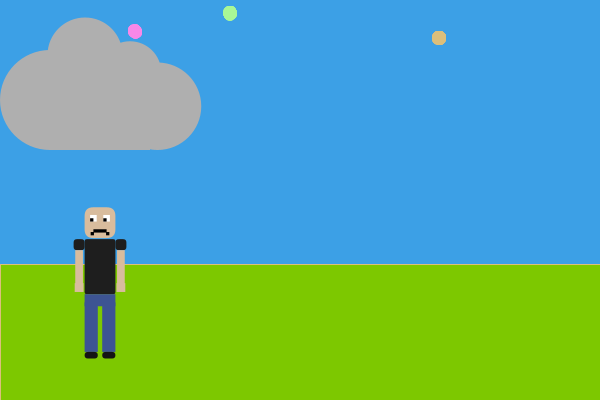
Frame 1 (no input)
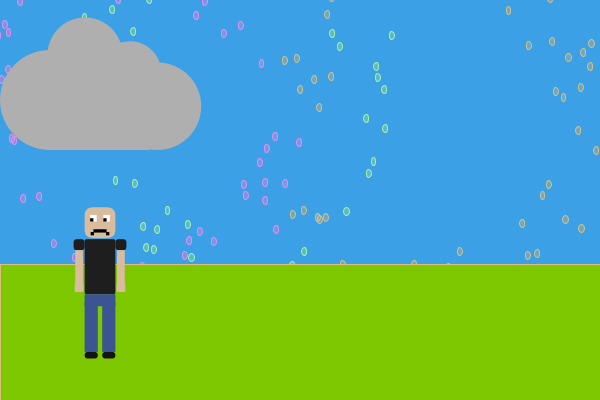
Frame 60 (the mouse pressed at the canvas centre just before this capture)
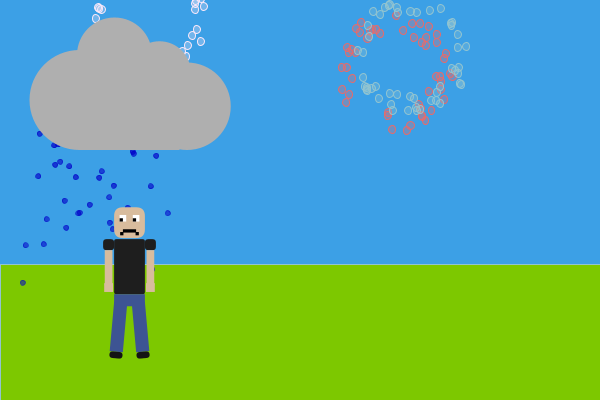
Frame 120 (the mouse held since frame 60 and released just before this capture)

The Processing sketch that drew these frames (run headless with seeded random() and noise(); from frame 60 on, the mouse is pressed at the canvas centre):

// Processing sketch: Master_With_Fireworks
// ── Master_With_Fireworks.pde
ArrayList particles;
int LIFESPAN = 160;
float x, dx;
PVector acceleration =  new PVector(0, 0.025);
PVector Gloc, Bloc;
PVector Gdir, Bdir;
float G_legL, G_legR, B_legL, B_legR, speed;

boolean GlegL_right = true;
boolean GlegR_right = false;
boolean BlegL_right = true;
boolean BlegR_right = false;
boolean happy = false;
boolean animateOn = false;

//For Fireworks
FWsystem fireW1,fireW2,fireW3;
color sysColor;

void setup() 
{
  size(600, 400);
  x = 100;
  
  Gloc = new PVector(width*.9,height/2);
  Gdir = new PVector(-1,0);
  G_legL=0;
  G_legR=0;
  
  Bloc = new PVector(x,height/1.5);
  Bdir = new PVector(-1,0);
  B_legL=0;
  B_legR=0;
  
  speed = 1;
 
 
  stroke(0);
  fill(150);
  smooth();
  particles = new ArrayList();
  
  //Particle systems for each firework
  fireW1 = new FWsystem(50, new PVector(random(20, width*.33), random(height*.3)));
  fireW2 = new FWsystem(50, new PVector(random(width*.33, width*.66), random(height*.3)));
  fireW3 = new FWsystem(50, new PVector(random(width*.66, width-20), random(height*.3)));
}
 
void draw() 
{
  background(60,160,230);
  
  fireW1.run();  
  fireW2.run();
  fireW3.run();
  
  if (fireW1.dead())
  {
    fireW1 = new FWsystem(50, new PVector(random(20, width*.33), random(height*.3)));
    fireW2 = new FWsystem(50, new PVector(random(width*.33, width*.66), random(height*.3)));
    fireW3 = new FWsystem(50, new PVector(random(width*.66, width-20), random(height*.3)));
  }
  
  fill(125,200,0);
  rect(0,height*.66,width,height/2);
  
  particles.add(new Particle(new PVector(x,50)));
  for (int i = particles.size()-1; i >= 0; i--) 
  {
    Particle p = (Particle)particles.get(i);
    if(!p.exist()) 
    {
      particles.remove(i);
    }
  }
  fill(128);
  stroke(128);
  drawCloud(x,100); // CHANGE CLOUD
  
  update();

  drawBoy_sad();
  if(animateOn)
  {
    animateBoy();
  }
}


void mousePressed()
{
  dx = 0.5;
  animateOn = !animateOn;
}


//===================FUNCTIONS=====================================
void update()
{
  x += dx;
  if(x > width-100 || x < 100)
  {
    dx = -dx;
  } 
}


void drawCloud(float x, float y)
{
  pushMatrix();
  translate(x, y);
  noStroke();
  fill(175);
  ellipse(-50, 0, 100, 100); // leftmost
  ellipse(-15, -45, 75, 75); // left upper
  ellipse(30, -27.5, 62.5, 62.5);
  ellipse(57.5, 6.25, 87.5, 87.5);
  rect(-50, 0, 100, 50);
  rect(-5, -25, 25, 25);
  popMatrix();
}


void drawGirl()
{
 noStroke();

  pushMatrix();
    translate(Gloc.x,Gloc.y);
    scale(2);
    rectMode(CENTER);
      //HAIR part 1
      fill(#5A4E38);
      rect(0,-40,32,31,5);
      //BODY
      fill(#FFA0FE);//pink
      rect(0,0,28,50);
      //HEAD
      fill(#D8BC9D);//skin tone
      rect(0,-40,28,28,8);
      //EYES
      fill(255);
      rect(-6,-44,6,6);
      rect(6,-44,6,6);
      fill(0);
      rect(-7.5,-45.5,3,3);
      rect(4.5,-45.5,3,3);
      //MOUTH
      rect(0,-32.5,12,3);
      rect(-7,-35,3,3);
      rect(7,-35,3,3);
      //ARMs
      fill(#FFA0FE);//pink
      rectMode(CORNER);
        rect(14,-25,10,10,3);
        rect(-24,-25,10,10,3);
        fill(#D8BC9D);
        rect(15.5,-15,7,32);
        rect(-22.5,-15,7,32);
        rect(15,15,8,8);
        rect(-23,15,8,8);
      //LEGS
      fill(#3D5493);//navy blue
      rect(-14,25,28,11);
    
      //LEFT LEG-----------
      pushMatrix();
        translate(-8,32.5);
        rotate(G_legL);
        quad(-6.1,0,6,0,2,45,-4,45);
        fill(20);
        rect(-4,45,10,6,6);
      popMatrix();
      //RIGHT LEG----------
      pushMatrix();
        translate(8,32.5);
        rotate(G_legR);
        fill(#3D5493);
        quad(-6,0,6.1,0,2,45,-4,45);
        fill(20);
        rect(-4,45,10,6,6);
      popMatrix();
      
      //HAIR part 2
      pushMatrix();
        translate(0,-40);
        fill(#5A4E38);
        rectMode(CORNER);
        rect(-13,-14,28,2);
        rect(-14,-13,2,5);
        rect(-12,-13,2,4);
        rect(-10,-13,2,2);
        rect(14,-13,2,5);
        rect(12,-13,2,4);
        rect(10,-13,2,2);
        //hair below head
        rect(-16,12.5,1,15);
        rect(-15,13.5,1,16);
        rect(-14,13.5,1,17);
        rect(-13,13.5,1,18);
        rect(-12,13.5,1,17);
        rect(-11,13.5,1,16);
        rect(-10,13.5,1,15);
        rect(15,12.5,1,15);
        rect(14,13.5,1,16);
        rect(13,13.5,1,17);
        rect(12,13.5,1,18);
        rect(11,13.5,1,17);
        rect(10,13.5,1,16);
        rect(9,13.5,1,15);
      popMatrix();
popMatrix();
}


void drawBoy_sad()
{
 noStroke();

  pushMatrix();
    translate(Bloc.x,Bloc.y);
    scale(1.1);
    rectMode(CENTER);
      //BODY
      fill(30);//black
      rect(0,0,28,50,2);
      //HEAD
      fill(#D8BC9D);//skin tone
      rect(0,-40,28,28,8);
      //EYES
      fill(255);
      rect(-6,-44,6,6);
      rect(6,-44,6,6);
      fill(0);
      rect(-7.5,-42.5,3,3);
      rect(4.5,-42.5,3,3);
      //MOUTH
      rect(0,-32.5,12,3);
      rect(-7,-30,3,3);
      rect(7,-30,3,3);
      //ARMs
      fill(30);//black
      rectMode(CORNER);
        rect(14,-25,10,10,3);
        rect(-24,-25,10,10,3);
        fill(#D8BC9D);
        rect(15.5,-15,7,32);
        rect(-22.5,-15,7,32);
        rect(15,15,8,8);
        rect(-23,15,8,8);
      //LEGS
      fill(#3D5493);//navy blue
      rect(-14,25,28,11);
    
      //LEFT LEG-----------
      pushMatrix();
        translate(-8,32.5);
        rotate(B_legL);
        rect(-6,0,12,45);
        fill(20);
        rect(-6,45,12,6,6);
      popMatrix();
      //RIGHT LEG----------
      pushMatrix();
        translate(8,32.5);
        rotate(B_legR);
        fill(#3D5493);
        rect(-6,0,12,45);
        fill(20);
        rect(-6,45,12,6,6);
      popMatrix();
popMatrix();
}

void drawBoy_happy()
{
 noStroke();

  pushMatrix();
    translate(Bloc.x,Bloc.y);
    scale(2);
    rectMode(CENTER);
      //BODY
      fill(30);//black
      rect(0,0,28,50,2);
      //HEAD
      fill(#D8BC9D);//skin tone
      rect(0,-40,28,28,8);
      //EYES
      fill(255);
      rect(-6,-44,6,6);
      rect(6,-44,6,6);
      fill(0);
      rect(-7.5,-45.5,3,3);
      rect(4.5,-45.5,3,3);
      //MOUTH
      rectMode(CORNER);
        rect(-8,-35,16,3);
        rect(0,-32,8,3);
        rect(2.3,-29,3,2);
        fill(#FA9CA4);
        rect(-8,-32,8,3);
        rect(-4,-29,7,2);
      rectMode(CENTER);
      //ARMs
      fill(30);//black
      rectMode(CORNER);
        rect(14,-25,10,10,3);
        rect(-24,-25,10,10,3);
        fill(#D8BC9D);
        rect(15.5,-15,7,32);
        rect(-22.5,-15,7,32);
        rect(15,15,8,8);
        rect(-23,15,8,8);
      //LEGS
      fill(#3D5493);//navy blue
      rect(-14,25,28,11);
    
      //LEFT LEG-----------
      pushMatrix();
        translate(-8,32.5);
        rotate(B_legL);
        rect(-6,0,12,45);
        fill(20);
        rect(-6,45,12,6,6);
      popMatrix();
      //RIGHT LEG----------
      pushMatrix();
        translate(8,32.5);
        rotate(B_legR);
        fill(#3D5493);
        rect(-6,0,12,45);
        fill(20);
        rect(-6,45,12,6,6);
      popMatrix();
popMatrix();
}


void animateGirl()
{
  // update the girl's global location
  Gloc.x = Gloc.x + Gdir.x*speed;
  Gloc.y = Gloc.y + Gdir.y*speed;
  
  // LegR
  if (G_legR < -.75)
  {
    GlegR_right = true;
  }
  else if (G_legR > .4)
  {
     GlegR_right = false;
  } 
  if(GlegR_right)
  {
    G_legR += .04;
  }
  else
  {
    G_legR -= .04;
  }
  
  // LegL
  if (G_legL < -.4)
  {
    GlegL_right = true;
  }
  else if (G_legL > .75)
  {
    GlegL_right = false;
  } 
  if(GlegL_right)
  {
    G_legL += .04;
  }
  else
  {
    G_legL -= .04;
  }
}


void animateBoy()
{
  // update the boy's global location
  Bloc.x = Bloc.x + dx;

  
  // LegR
  if (B_legR < -.5)
  {
    BlegR_right = true;
  }
  else if (B_legR > .3)
  {
     BlegR_right = false;
  } 
  if(BlegR_right)
  {
    B_legR += .03;
  }
  else
  {
    B_legR -= .03;
  }
  
  // LegL
  if (B_legL < -.3)
  {
    BlegL_right = true;
  }
  else if (B_legL > .5)
  {
    BlegL_right = false;
  } 
  if(BlegL_right)
  {
    B_legL += .03;
  }
  else
  {
    B_legL -= .03;
  }
}

// ── FWparticle.pde
// define a particle
class FWparticle 
{
   PVector loc;
   PVector vel;
   PVector accel;
   float xr,yr;
   float life;
   color pcolor;
  
   // constructor
   FWparticle(PVector start,color myColor) 
   {
      accel = new PVector(0, 0.05); //gravity
      vel = PVector.fromAngle(random(2*PI));
      vel.setMag(random(2,3));
      pcolor = myColor;
      loc = start.get();  // make a COPY of the start location vector
      xr = 8.0;
      yr = 8;
      life = 100;
   }
    
   // TODO_1 define another constructor that allows a particle to start with a given color
    
   // what to do each frame
   void run() 
   {
      updateP();
      renderP(); // render is a fancy word for draw.  :)
   }
    
   // a function to update the particle each frame
   void updateP() 
   {
      vel.add(accel); 
      loc.add(vel);
      life -= 1.0;
      xr -= random(.1);
   }
    
   // how to draw a particle
   void renderP() 
   {
      pushMatrix();
       stroke(pcolor);
       fill(pcolor, 70);
       translate(loc.x, loc.y);
       ellipse(0, 0, xr, yr);
      popMatrix();
   }
    
    // a function to test if a particle is alive
   boolean alive() 
   {
      if (life <= 0.0) 
      {
         return false;
      } 
      else 
      {
         return true;
      }
   }
} //end of particle object definition


// ── FWsystem.pde
// now define a group of particles as a particleSys
class FWsystem
{
  
   ArrayList particles; // all the particles
   PVector source; // where all the particles emit from
   color shade; // their main color
  
   // constructor
   FWsystem(int num, PVector init_loc) 
   {
      particles = new ArrayList();
      source = init_loc.get();  // you have to do this to set a vector equal to another vector
      shade = color(random(100,255),random(100,255),random(100,255));  // TODO_2 use this!
      for (int i=0; i < num; i++) 
      {
         particles.add(new FWparticle(source,shade));
      }
   }
    
   // what to do each frame
   void run() 
   {
      // go through backwards for deletes
      for (int i=particles.size()-1; i >=0; i--) 
      {
         FWparticle p = (FWparticle)particles.get(i);
          
         // update each particle per frame
         p.run();
         if (!p.alive()) // what is that '!' thingy??
         {
            particles.remove(i);
         }
      }
   }
    
   // Is particle system still populated?
   // Maybe use this method to determine when
   // a system is dead and then start a new one. HINT HINT
   boolean dead() 
   {
      if (particles.isEmpty()) 
      {
         return true;
      } 
      else 
      {
         return false;
      }
   }
}


// ── Particle.pde
class Particle 
{
  PVector location;
  PVector velocity;
  PVector acceleration;
  int age;
  float trans;
 
  Particle(PVector start) 
  {
      location = start.get();
      acceleration =  new PVector(0, 0.025);
      velocity = new PVector(random(-.75, .75),random(-.5,.5));
      age = 0;
      trans = 255;
  }
 
  boolean exist() 
  {
     velocity.add(acceleration);
     location.add(velocity);
     fill(0,0,200,trans);
     stroke(0,0,200,trans);
     ellipse(location.x, location.y, 5, 5);// CHANGE RAIN DEOPPLET
     if (age > LIFESPAN) 
     {
       return false;
     }
     age++;
     trans -= 1;
     return true;
  }
}
